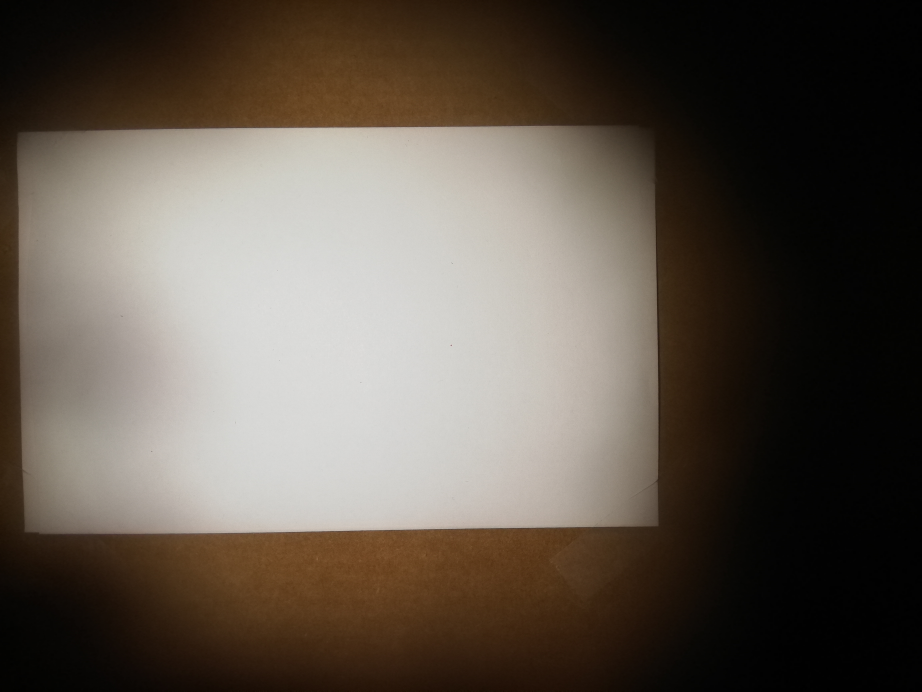
#> input picture pset2/data/1dimg/v2/r/pinhole.jpg, 4608 x 3456 px (shown at 1/5 size); the run also reads 5 pictures not shown here
$ jupyter execute --allow-errors PSet2_6869.ipynb   (shell and % lines are left out)   (older library calls are emulated)
#> lines starting #> are read from the running program, lines starting #| are printed output that depends on the picture
# 6.869 PSet 2 - Building an Anaglyph (3D) Camera Obscura

Posted 9/19/2019. **Due Thursday, 9/26/2019 @ 11:59 PM**

To submit, create a zip file containing this .ipynb file, and any resources your code needs to execute (like a `data` directory). \
Name this zip `yourkerberos.zip`, where `yourkerberos` is replaced with YOUR kerberos, and upload it to Stellar/LMOD.

For our late policy, see <http://6.869.csail.mit.edu/fa19/policy.html>

You may discuss problems with other students, but all code / writing must be your own. Please list these collaborators below.

### Taking pictures for this PSET will need bright daylight! Start early!
**PSET 2 Collaboration Policy**: You may ALSO choose to work with 1 other person. Your writeups must be submitted individually, however, you may use the same camera and same images from that camera.

## How to use the notebook

This Jupyter notebook contains the instructions for completing the problem set.

We ALSO expect you to write your results, and code, in this notebook for your submission!

We will do our best to preface blocks of code, or text, which we think you'll need to change with the `Your Work Here` block. However, it is up to you to make sure to read the PSet carefully, and answer all questions!

You are welcome to make edits anywhere in the pset, change our helper functions, restructure your code etc. However, please keep problem statements intact.

Jupyter notebook has two types of code blocks - either "code" blocks, which contain executable python code, or "Markdown" blocks, which contain rich text. Markdown blocks also support in-line LaTeX for equations.

See the markdown documentation, describing the syntax of the language here: <https://daringfireball.net/projects/markdown/>

### Your Work Here

[cell 1]
my_name = "Aksel Danielsen"
my_collaborators = ["Adrian Ghansah"] # Add any collaborator names here as strings

print("%s - PSet 2. \nCollaborated with %s" % (my_name, str(my_collaborators)))

# Initialization

These code blocks simply initialize the notebook, performing imports, setting up file paths, making some formatting changes, and making a convenience function `imshow`.

[cell 2]
import os

import numpy as np
import matplotlib.pyplot as plt
import cv2
import requests
import sys
import scipy

import json

[cell 3]
rootpath = os.path.abspath(".")
print("Root path is set to: %s" % rootpath)

# NO COLAB SUPPORT FOR THIS PSET

[cell 4]
def imshow(image, show_axes = False, quiet = False):
    if len(image.shape) == 3:
      # Height, width, channels
      # Assume BGR, do a conversion since
      image = cv2.cvtColor(image, cv2.COLOR_BGR2RGB)
    else:
      # Height, width - must be grayscale
      # convert to RGB, since matplotlib will plot in a weird colormap (instead of black = 0, white = 1)
      image = cv2.cvtColor(image, cv2.COLOR_GRAY2RGB)
    # Draw the image
    plt.imshow(image)
    if not show_axes:
        # We'll also disable drawing the axes and tick marks in the plot, since it's actually an image
        plt.axis('off')
    if not quiet:
        # Make sure it outputs
        plt.show()

# Part 1. Building a Camera Obscura

## 1.1 Constructing the Camera

The first part of this PSET is to build a *camera obscura*, or pinhole camera.

A camera obscura is a dark chamber with a single, tiny hole (the pinhole) in one side that lets light in. Rays of light from the outside enter the pinhole, and hit the wall opposite the pinhole, forming a projected image.

We will use a digital camera to capture these projected images in our camera obscura. Since a camera obscura lets in so little light (to keep the image sharp), we'll need to use a camera with a long exposure time, and take pictures **IN THE DAYTIME!**. A phone camera will work fine - many phones include a "manual mode" where you can set the exposure time yourself. You may need to download a free app, if you're finding your exposure time is still too small.

**Please start this PSET early!!** Since you need a lot of light to take pictures, you won't be able to complete this PSet on Thursday night!

### How to build the pinhole camera

- Find a box. Our example uses a cardboard box that's 11 x 9 x 15 inches.
- Make a tiny hole (~= 5 mm) in the center of one of the faces. This will be your pinhole.
- Make a second hole, just big enough for your camera. If you're using a professional camera, make a hole just wide enough for your lens to fit. If you're using a phone, make a small hole such that you can press your phone to the box, and the camera will not be obstructed.
- Cover the inside walls with black paper to reduce inter-reflections.
- Place a sheet (or more) of white paper on the wall opposite your pinhole. This white paper will be the screen onto which your image is projected. Using a paper of standard, known size (ex: Letter 8.5" x 11") will help you later on in calibration.
- (Optional) You may also want to use dark tape along the edges and corners of your box - where two separate pieces of cardboard meet, there may a small slit, which can let light in!

See below for an example of what our camera looks like.

### Things to Keep in Mind
- Know your box dimensions before hand. You'll want to know the distance from the pinhole to the screen, in particular.
- It is critical that the ONLY light in your box (once your camera is in position) comes from the pinhole! Otherwise, your images will be garbled, or not appear at all.
- Make sure your camera-hole is tight against the camera, and doesn't let in any light!

### Your Work Here

Below, you can see some images of our construction (default is instructor example - replace with yours!):

<!-- Neat grid, uses id's to reference images -->
![Inside of Box]  |  ![OutsideOfBox]
:---------------------:|:----------------------:

<!-- Maps id to URL and hover-over title -->
[Inside of Box]: data/1dimg/v2/ibox.jpg "Inside of the Camera Obscura"
[OutsideOfBox]: data/1dimg/box.jpg "Inside of the Camera Obscura"

## 1.2 - Taking Pictures

### Take a picture!

Take some pictures using your new camera! Use a digital camera to take photos of the white screen in the box (which should have something projected onto it).

You'll need a camera which lets you set the exposure time. Smartphones generally have a manual mode that will let you do this - you may need an app to give you further control though. You'll need to set your exposure time quite high.

You'll need to hold your camera still for the entire exposure time (otherwise your images will be blurry).

Think about the geometry of the scene, and why the images appear distorted in the camera obscura.

### Troubleshooting Tips

The higher the exposure time, the more light your digital camera will sense (and the longer you'll have to hold it still). If your pictures are too dark, try increasing the exposure time. If they're too bright, try decreasing it.

If the images are blurry, you can increase the sharpness by reducing the size of the pinhole. However, this means you'll have less light, so you may need to increase the exposure time.

*You'll need to take pictures in bright daylight, so there's enough light!* If it's not working though, try shining a flashlight through your pinhole - if you can't see it, there might be something wrong.

**If your box is letting in more light than it should, the images will be washed in white** If your box lets in light from anywhere except the pinhole, the camera will no longer work correctly.

### Your work here

Add some images taken from your camera obscura here! We've prepopulated with some images from our camera - replace with yours (and add more, using the same syntax, if you'd like)

<!-- grid of images https://stackoverflow.com/questions/24319505/how-can-one-display-images-side-by-side-in-a-github-readme-md -->

<!-- ref-style images https://daringfireball.net/projects/markdown/syntax#img  -->

<!-- Neat grid, uses id's to reference images -->
![Flashlight Picture]  |  ![Example Picture 1]
:---------------------:|:----------------------:
![Example Picture 2]   |  ![Example Picture 3]

<!-- Maps id to URL and hover-over title -->
[Flashlight Picture]: data/1dimg/v2/r/flower3.jpg "Testing with a flashlight"
[Example Picture 1]: data/1dimg/v2/r/car.jpg "A picture"
[Example Picture 2]: data/1dimg/v2/r/street.jpg "A picture"
[Example Picture 3]: data/1dimg/v2/r/flower1.jpg "A picture"

# Part 2 - Anaglyph Camera

One interesting aspect about pinhole cameras is that you can build different types of cameras by playing with the shape of the pinhole. So, let's modify our pinhole camera to be an **anaglyph** camera - a camera produces anaglyph (stereo) images with a single shot! We'll do this by using 2 pinholes, instead of just one.

There are several ways to capture and view stereo images. The most common mechanism is that two pictures are taken independently (with two cameras), and then later they are combined in software. Then, special hardware is used so that each of a viewer's eyes sees one image of the stereo pair (just like how you do in the physical world). How this image is transmitted and split depends on the technique - movie theaters often use polarized 3d glasses - the screen transmits the two images with only vertical and only horizontal waves respectively, and the glasses only let one orientation of light pass through to each eye.

Anaglyph images are a particular method to produce 3d images, that don't require a special screen to display. The image is formed by superimposing a pair of stereo images, with each image encoded in a separate color channel (generally red for the left image, and blue for the right image). Then, when viewed through colored glasses like the ones below, each eye will only see one image.

<!-- Neat grid, uses id's to reference images -->
![Anaglyph Image]  |  ![Glasses]
:---------------------:|:----------------------:

<!-- Maps id to URL and hover-over title -->
[Anaglyph Image]: data/instruction_images/exanaglyph.png "An example anaglyph image"
[Glasses]: data/instruction_images/glasses.png "A pair of anaglyph 3d glasses"

## Modify your camera

We will turn our camera obscura into an anaglyph camera by using 2 pinholes, and adding a color filter in front of each pinhole (which will tint the light that goes through it). This will produce an image that is the superposition of two images, with slightly different viewpoints, and with each image tinted a different color. These colors will correspond to those in the glasses' filter, meaning we can simply use another pair of identical 3d glasses to view the images.

We used Red/Blue 3d glasses. Use one pair of glasses to get the 2 color filters, which we place in front of the two pinholes (one each).

We will wear another pair when viewing images.

### Troubleshooting
For this to work, you might need to play around with the distance between the two pinholes. We found 1.5 inches worked well for us. Try to take good quality images. With some light being filtered, each image will be rather dark, so you may need to increase your camera's exposure time.

If the images are too blurry, it'll be hard to percieve 3d!

As you increase the distance between the 2 pinholes, you get more stereo information. However, the two images will be farther apart, and may thus be harder to percieve as 3d. If the images are too far apart, your visual system won't be able to fuse the images, and you won't see the image as 3d anymore.

Lastly, the size at which you're seeing the image matters. Try viewing your image at different sizes.

### Your work here.

(Replace this text.) Add a picture of your anaglyph camera modifications here. Additionally, add a short writeup, detailing anything you experimented with (exposure times, distance, anything else). We've prepopulated it with a picture of our construction.

We experimented mostly with changing the exposure time of the camera. We found the best zone to be between the values 0.5 and 1.5 in the camera app, which we assume is seconds of exposure. Lower than this threshold, and the images became too dark. And if we were too gready with the light, then we got too blurry images. This was especially a problem when we did not have the camera standing on a flat surface.

![Anaglyph Camera]

[Anaglyph Camera]: data/1dimg/v2/r/setup.jpg

## Take some Anaglyph Pictures!

Take a few anaglyph pictures! Since the image is still distorted, you will not be able to view them with 3D perception yet. We'll solve this soon with calibration.

### Your work here

Add some raw images taken from your anaglyph here! They won't feel 3D just yet, so you don't need to show many. However, you'll want several pictures for later, when you're trying to calibrate.

<!-- grid of images https://stackoverflow.com/questions/24319505/how-can-one-display-images-side-by-side-in-a-github-readme-md -->

<!-- ref-style images https://daringfireball.net/projects/markdown/syntax#img  -->

<!-- Neat grid, uses id's to reference images. Use this instead if you want to show multiple images -->

<!-- -->
![Raw Anaglyph]  |  ![Anaglyph Picture 2]
:---------------------:|:----------------------:
![Anaglyph Picture 3]   |  ![Anaglyph Picture 4]

<!-- Add your paths here -->
[Raw Anaglyph]: data/2dimg/v2/r/building1.jpg
[Anaglyph Picture 2]: data/2dimg/v2/r/car.jpg "An anaglyph picture"
[Anaglyph Picture 3]: data/2dimg/v2/r/chair.jpg "An anaglyph picture"
[Anaglyph Picture 4]: data/2dimg/v2/r/table.jpg "An anaglyph picture"

# Part 3 - Calibrating your Camera

The images we've captured thus far contain distortion. This is because our camera-hole has a different viewpoint to the image than the pinhole does. More precisely, the camera is angled with respect to the "principle axis" of the camera (straight through the pinhole, normal to the cardboard)

If we knew the exact angle, and the distance from the camera to the image plane, we could compute an exact *homography* to transform the view from the camera into what the view from the pinhole (the pinhole-view should resemble reality).

However, since we can't measure this accurately in our setup, let's write a calibration script to estimate this homography.

## Take a pinhole-viewpoint Shot
To get a picture of what your pinhole sees, shine a bright light through your camera-hole, and take a picture through the pinhole. If this doesn't work (like if you're using a professional camera instead of a phone), then take a picture of an identical sheet of paper, at the same height and focal length of as your camera obscura's pinhole (focal length = distance from pinhole to sheet). You'll only have to do this once.

### Your work here
Replace this with your pinhole-viewpoint shot

![Flashlight Picture]

[Flashlight Picture]: data/1dimg/v2/r/pinhole.jpg "Testing with a flashlight"

## Take a Calibration Shot
Whenever you set up / move your camera, take a calibration picture - this picture should have a strong light source that makes the 4 corners of the white sheet apparent. \
**Note**: If the 4 corners of your white paper are already clearly visible in your picture, you may skip this step!

## Calibration
Now that we have 2 images, one from the viewpoint of the pinhole, and one from the viewpoint of the digital camera, we can
calculate a homography from matching keypoints.

### Label keypoints
The first step is to find the positions of matching keypoints. We'll do this manually for now. (It's easier if you get these positions using image editing software like MS Paint, GIMP, Paint.NET, or Photoshop)

**NOTE: The provided `get_correspondences.py` script can make help you input correspondences between 2 images!**
It can only run in a standard python interpreter (not notebook), though - Run it to get the lists below for `pinhole_keypoints` and `camera_keypoints`, or any other correspondences you'll need in the pset!

### Your Work Here

[cell 5]
# TODO: Replace with your images
pinhole_viewpoint_fp = os.path.join(rootpath,"data", "1dimg", "v2", "r", "pinhole.jpg")
camera_viewpoint_fp = os.path.join(rootpath, "data", "1dimg", "v2", "r", "car.jpg")

# Read both images
pinhole_viewpoint = cv2.imread(pinhole_viewpoint_fp)
#> pinhole_viewpoint is the input picture: shape (3456, 4608, 3); mean B, G, R 76.3, 86, 95.2
camera_viewpoint = cv2.imread(camera_viewpoint_fp)
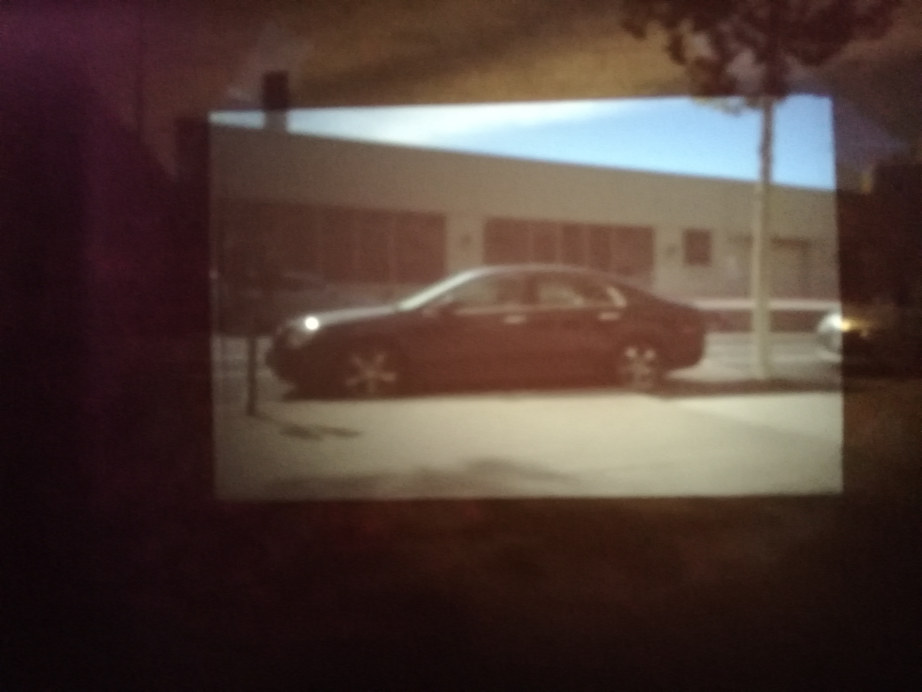
#> input picture pset2/data/1dimg/v2/r/car.jpg, 4608 x 3456 px (shown at 1/5 size)
#> camera_viewpoint is the input picture: shape (3456, 4608, 3); mean B, G, R 54.9, 61.7, 79.8

pv_h, pv_w, pv_c = pinhole_viewpoint.shape
cv_h, cv_w, cv_c = camera_viewpoint.shape

# Change both of these to match the white paper in your image image

pinhole_keypoints = np.array(
    [
    # Top-left
    (72,648),
    # Top-right
    (3256, 640),
    # Bottom-left
    (128, 2672),
    # Bottom-right
    (3288, 2632),
    ]
)

camera_keypoints = np.array(
    [
    # Top-left
    (1040,544),
    # Top-right
    (4136, 488),
    # Bottom-left
    (1080, 2488),
    # Bottom-right
    (4208, 2448)
    ]
)

imshow(pinhole_viewpoint, show_axes=True, quiet=True)
# Mark keypoints
plt.scatter(pinhole_keypoints[:,0], pinhole_keypoints[:,1], marker="x", s=100, c=[(1.0,0,0)])
plt.show()
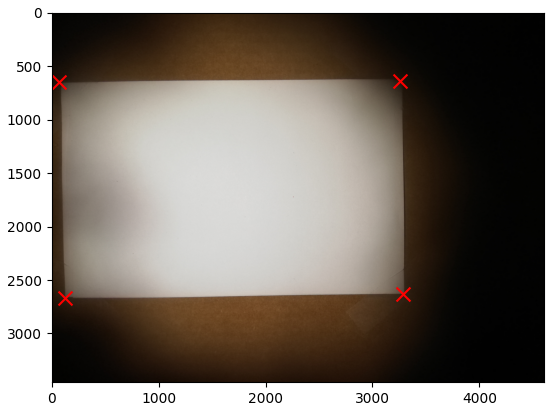
#> figure drawn by matplotlib, 1 panel

imshow(camera_viewpoint, show_axes=True, quiet=True)
# Mark keypoints
plt.scatter(camera_keypoints[:,0], camera_keypoints[:,1], marker="x", s=100, c=[(1.0,0,0)])
plt.show()
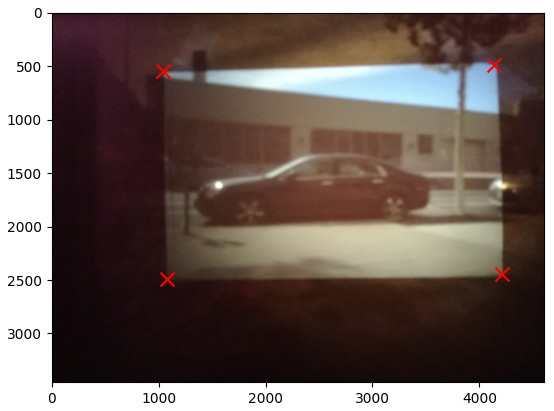
#> figure drawn by matplotlib, 1 panel

# Let's crop the camera viewpoint to just the image
# Compute the corners of the region of interest
minX, minY = np.min(camera_keypoints, axis=0)
maxX, maxY = np.max(camera_keypoints, axis=0)
camera_keypoints[:,0] -= minX
camera_keypoints[:,1] -= minY

# Crop
camera_viewpoint = camera_viewpoint[minY:maxY+1, minX:maxX+1]
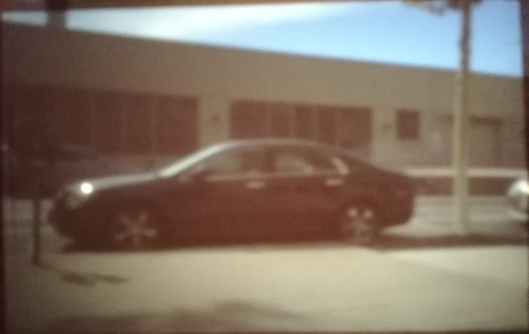
#> camera_viewpoint: shape (2001, 3169, 3) (shown at 1/6 size); mean B, G, R 103.3, 116.6, 130.6

imshow(camera_viewpoint, show_axes=True, quiet=True)
# Mark keypoints
plt.scatter(camera_keypoints[:,0], camera_keypoints[:,1], marker="x", s=100, c=[(1.0,0,0)])
plt.show()
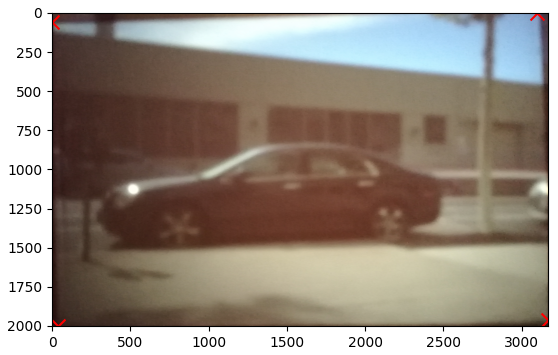
#> figure drawn by matplotlib, 1 panel

### Calculate Homography

Now that we have a set of 4 matching keypoints, we can compute a homography! You also probably want to add a horizontal mirror (flip across the x-axis)

### Your Work Here

[cell 6]
# [6 lines left out: function flip_camera_keypoints, not called in this run]

def genConstraint(x1,y1,x2,y2):
    const = np.array([
        [-x1, -y1, -1, 0, 0, 0, x1*x2, y1*x2, x2],
        [0, 0, 0, -x1, -y1, -1, x1*y2, y1*y2, y2]
    ])
    return const

def get_homography_matrix(camera_keypoints, pinhole_keypoints):
    A = np.zeros((9,9))

    for i in range(4):
        c = genConstraint(*camera_keypoints[i], *pinhole_keypoints[i])
        A[2*i:2*i + 2, :] = c

    normalizer = np.zeros((1,9))
    normalizer[0,-1] = 1

    A[8,:] = normalizer
    b = normalizer.T

    x, _, _, _ = np.linalg.lstsq(A,b, rcond=None)

    return x.reshape(3,3)

def get_homography_matrix_cv(camera_keypoints, pinhole_keypoints):
    # This is a working version of the above, you can use it for debugging.
    # You MAY NOT use cv2.findHomography in your above implementation!
    my_calibration_homography, _ = cv2.findHomography(camera_keypoints, pinhole_keypoints)
    return my_calibration_homography

def apply_homography(camera_image, pinhole_image, homography_matrix):
    pv_h, pv_w = pinhole_image.shape[:2]
    # Apply the homography
    dest_size = (pv_w, pv_h)
    outim = cv2.warpPerspective(camera_image, homography_matrix, dest_size)
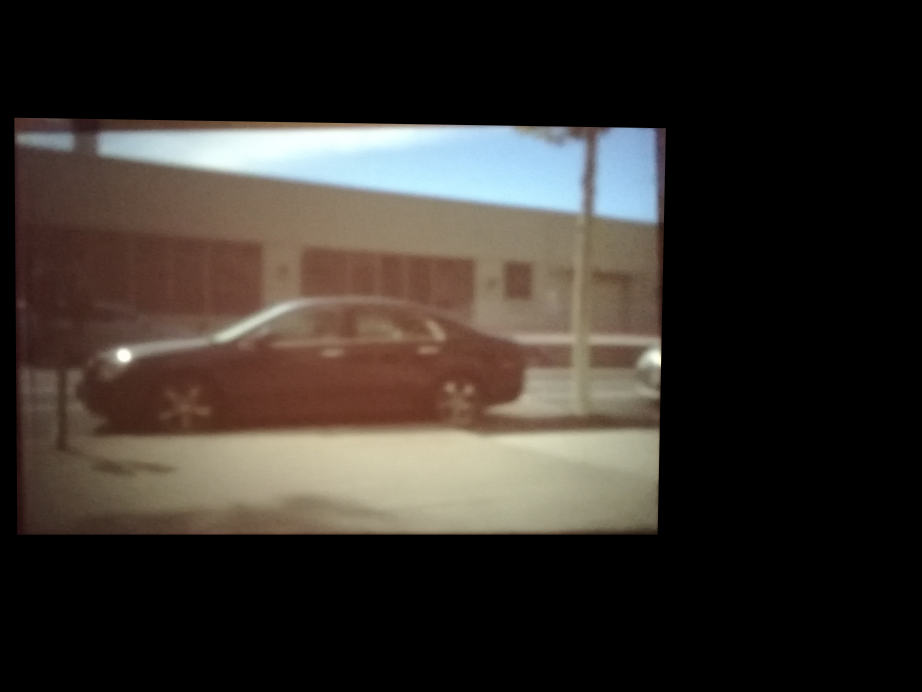
#> outim: shape (3456, 4608, 3) (shown at 1/5 size); mean B, G, R 43, 48.5, 54.3
    return outim

def calibrate_image(camera_image, pinhole_image, camera_image_keypoints, pinhole_image_keypoints):
    # H is the homography matrix
    # TODO: Replace this call with one to get_homography_matrix
    H2 = get_homography_matrix_cv(camera_image_keypoints, pinhole_image_keypoints)
    H = get_homography_matrix(camera_image_keypoints, pinhole_image_keypoints)

    calibrated = apply_homography(camera_image, pinhole_image, H)
    return calibrated

'''
Note, This error is okay:

FutureWarning: `rcond` parameter will change to the default of machine precision times ``max(M, N)`` where M and N are the input matrix dimensions.
To use the future default and silence this warning we advise to pass `rcond=None`, to keep using the old, explicitly pass `rcond=-1`.
'''

imshow(calibrate_image(camera_viewpoint, pinhole_viewpoint, camera_keypoints, pinhole_keypoints))
#> (the rest of the program and of its run is left out)
